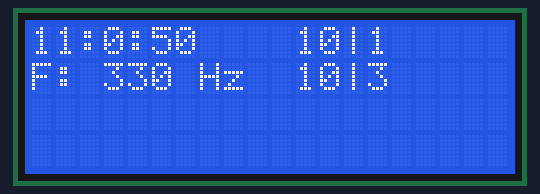
A program run on a simulated Arduino Uno, built with avr-gcc and run on an emulated ATmega328P. On the bench: 20×4 character LCD. The local clock reads 2024-03-15 10:24:30 at power-on unless the program sets it.

Above: at 0.1 s.
At 4.3 s:
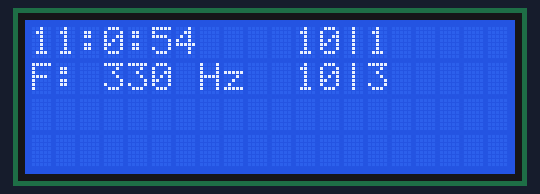
At 11.4 s:
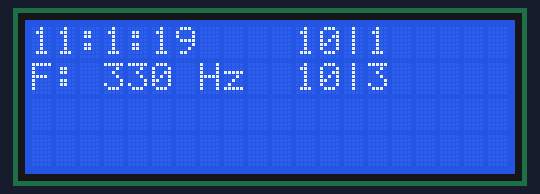
At 18.6 s:
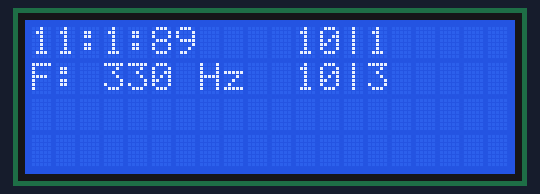
At 24.8 s:
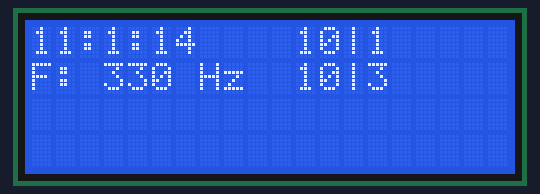
At 38.2 s:
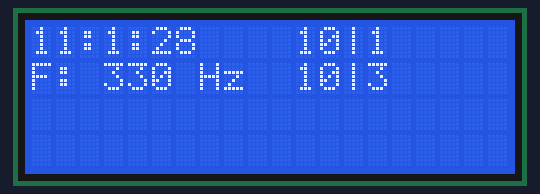

The program:

main.cpp
```cpp
#include <Arduino.h>
#include <virtuabotixRTC.h>
#include <Wire.h>
#include <LiquidCrystal_I2C.h>
#include <SoftwareSerial.h>
#include <ArduinoJson.h>

SoftwareSerial ESP8266(3, 2);

LiquidCrystal_I2C lcd(0x27, 20, 4);

virtuabotixRTC myRTC(6, 7, 8);

int buzzer = 11;

int buzzerOnHourArray[] = {10, 10};
int buzzerOnMinuteArray[] = {1, 3};
int buzzerOffHourArray[] = {10, 10};
int buzzerOffMinuteArray[] = {2, 4};

int buzzerFrequency = 330;

void setBuzzerFrequency(int frequency)
{
  tone(buzzer, frequency);
}

void setBuzzerOnOff(int h, int m)
{
  if (myRTC.hours == h && myRTC.minutes == m)
  {
    Serial.println("Buzzer On");
    setBuzzerFrequency(buzzerFrequency);
  }
  else
  {
    Serial.println("Buzzer Off");
    noTone(buzzer);
  }
}

void setup()
{
  lcd.init();
  lcd.backlight();

  Serial.begin(9600);
  ESP8266.begin(9600);
  // Set the current date, and time in the following format:
  // seconds, minutes, hours, day of the week, day of the month, month, year
  myRTC.setDS1302Time(50, 0, 11, 6, 14, 7, 2023);

  pinMode(buzzer, OUTPUT);
}

void loop()
{
  // This allows for the update of variables for time or accessing the individual elements.
  myRTC.updateTime();

  while (ESP8266.available() > 0)
  {
    StaticJsonDocument<300> doc;
    DeserializationError err = deserializeJson(doc, ESP8266);

    if (err == DeserializationError::Ok)
    {
      buzzerFrequency = doc["buzzerFrequency"].as<long>();
    }
    else
    {
      Serial.print("deserializeJson() returned ");
      Serial.println(err.c_str());

      while (ESP8266.available() > 0)
        ESP8266.read();
    }
  }

  if (myRTC.hours == buzzerOnHourArray[0] && myRTC.minutes == buzzerOnMinuteArray[0])
  {
    // Serial.println("Buzzer On");
    setBuzzerFrequency(buzzerFrequency);
  }
  else if (myRTC.hours == buzzerOnHourArray[1] && myRTC.minutes == buzzerOnMinuteArray[1])
  {
    // Serial.println("Buzzer On");
    setBuzzerFrequency(buzzerFrequency);
  }
  else
  {
    // Serial.println("Buzzer Off");
    noTone(buzzer);
  }

  // print the time to the LCD
  lcd.setCursor(0, 0);
  lcd.print(myRTC.hours);
  lcd.print(":");
  lcd.print(myRTC.minutes);
  lcd.print(":");
  lcd.print(myRTC.seconds);

  // print frequency
  lcd.setCursor(0, 1);
  lcd.print("F:");
  lcd.setCursor(3, 1);
  lcd.print(buzzerFrequency);
  lcd.setCursor(7, 1);
  lcd.print("Hz");

  lcd.setCursor(11, 0);
  lcd.print(buzzerOnHourArray[0]);
  lcd.print("|");
  lcd.print(buzzerOnMinuteArray[0]);

  lcd.setCursor(11, 1);
  lcd.print(buzzerOnHourArray[1]);
  lcd.print("|");
  lcd.print(buzzerOnMinuteArray[1]);

  delay(1000);
}
```

Measured:
- what the display in image 1 shows lasts 1.0 s, from 4.2 s to 5.2 s
